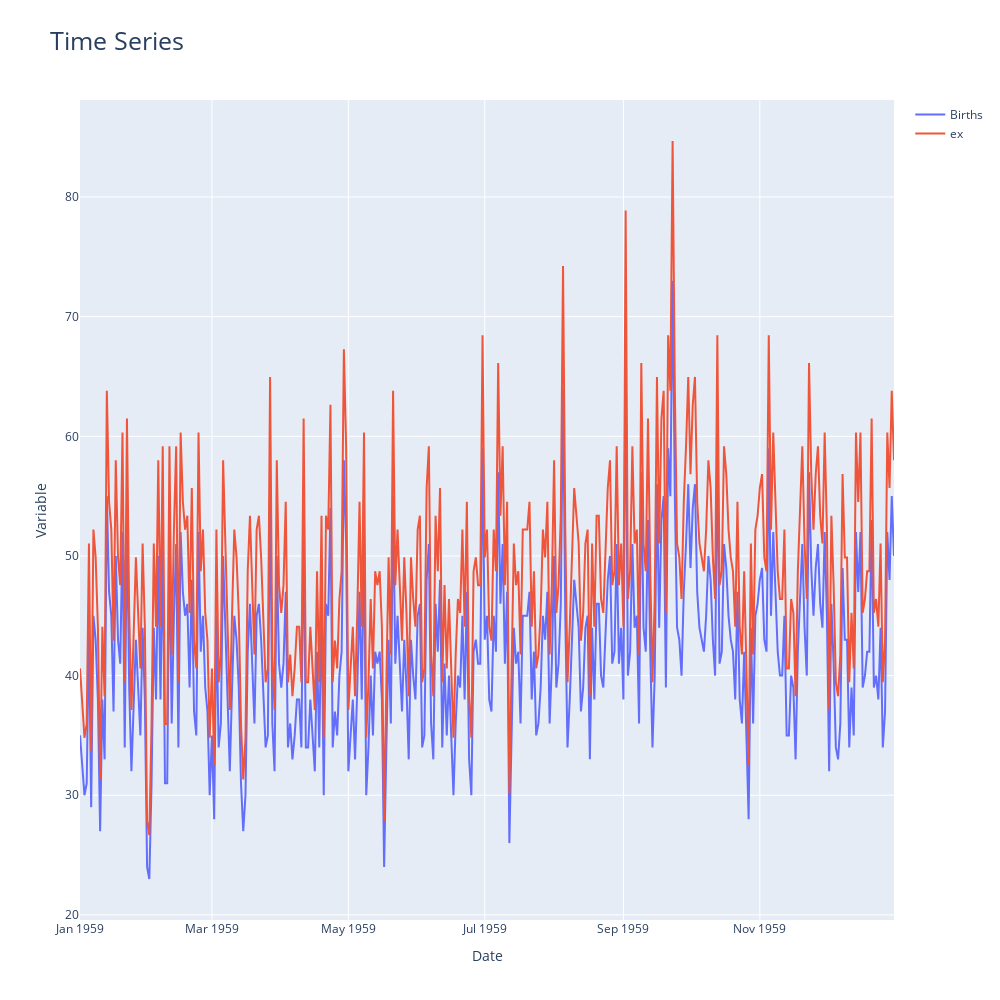

Write notebook code for a chart like this one.
### Code cell
plot_time_series(df, cols=["Births", "ex"] , viz_backend="plotly")

### Figure 1 — Plotly figure (JSON) as saved in the notebook; plotly's stock layout.template omitted (floating-point values rounded to 4 significant figures; data arrays with more than 128 entries replaced by an {"elided": "..."} marker saying what was removed)
{"data": [{"name": "Births", "type": "scatter", "x": {"elided": "365 str values"}, "y": {"elided": "365 int values"}}, {"name": "ex", "type": "scatter", "x": {"elided": "365 str values"}, "y": {"elided": "365 float values"}}], "layout": {"height": 1000, "title": {"font": {"size": 25}, "text": "Time Series"}, "width": 1000, "xaxis": {"autorange": true, "range": ["1959-01-01", "1959-12-31"], "showgrid": true, "ticks": "", "title": {"text": "Date"}, "type": "date"}, "yaxis": {"automargin": true, "autorange": true, "range": [19.57, 88.11], "showgrid": true, "ticks": "", "title": {"text": "Variable"}, "type": "linear"}}}
